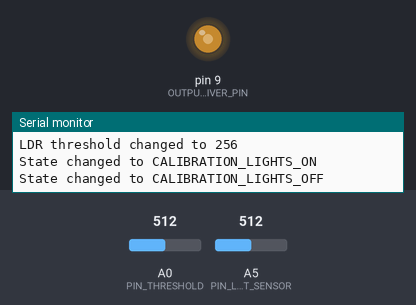
Bench run of a sketch on a simulated Arduino Uno, built with avr-gcc and run on an emulated ATmega328P. Shown: output pins drawn as LEDs (lit = HIGH), the last lines printed to the serial monitor. The test bench sets the inputs (shaded band); at power-on: A5 (PIN_LIGHT_SENSOR) = 512, A0 (PIN_THRESHOLD) = 512. Random numbers use the default seed unless the sketch sets one.

Above: at 1.2 s.
1.3 s: A5 (PIN_LIGHT_SENSOR) set to 270
2.8 s: A5 (PIN_LIGHT_SENSOR) set to 244
At 4.0 s:
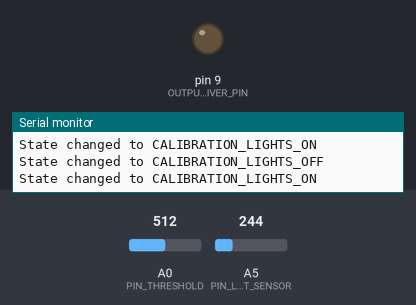
4.3 s: A5 (PIN_LIGHT_SENSOR) set to 306
At 5.2 s:
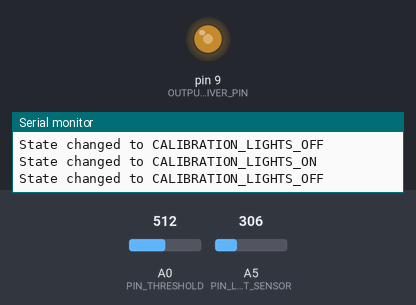
5.8 s: A5 (PIN_LIGHT_SENSOR) set to 122
At 6.4 s:
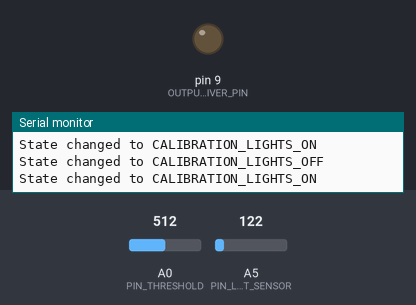
Timing chart, 0 to 8.3 s (numbered marks = the images above; inputs shaded):
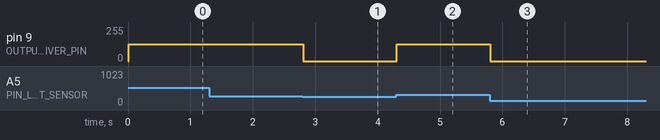

Measured:
- the behaviour switches between 256 and 255 on A5 (PIN_LIGHT_SENSOR) (found by bisection; images 0 and 1)
- after the input at 1.3 s, every drawn part: stays the same
- after the input at 2.8 s, pin 9 (OUTPUT_DRIVER_PIN): 127/255 → 0/255 at once
- after the input at 4.3 s, pin 9 (OUTPUT_DRIVER_PIN): 0/255 → 127/255 at once
- after the input at 5.8 s, pin 9 (OUTPUT_DRIVER_PIN): 127/255 → 0/255 at once

The sketch:

delayed-ldr-controlled-led.ino
```cpp
// (licence header left out)
#include <Arduino_FreeRTOS.h>
#include <avr/power.h>
#include <avr/sleep.h>
#include "config.h"
#include "outdriver.h"
#include "ldrmon.h"

void setup() {
  // put your setup code here, to run once:
  Serial.begin(115200);

  Serial.println("OK");

  pinMode(PIN_LIGHT_SENSOR, INPUT);
  pinMode(PIN_THRESHOLD, INPUT);

  output_driver_init();
  ldrmon_init();

  xTaskCreate(
       ldr_watch_task,
       (const portCHAR *)"LDR",
       128, // Stack size = 128 words (256 bytes)
       NULL, // ???
       2, // Priority (medium)
       NULL
     );
}

void loop() {
}

void ldr_watch_task(void *unused)
{
  Serial.println("ldr_watch_task");
  int prev_ldr = -1;
  int prev_threshold = -1;
  for (;;)
  {
    int threshold = analogRead(PIN_THRESHOLD);
    if (threshold != prev_threshold)
      ldrmon_set_threshold(threshold / THRESHOLD_DIVISOR);
    int ldr = analogRead(PIN_LIGHT_SENSOR);
    if (ldr != prev_ldr || threshold != prev_threshold)
      ldrmon_ldr_changed(ldr);

    prev_threshold = threshold;
    prev_ldr = ldr;
  }
}

void vApplicationIdleHook(void) {
  sleep_enable();

  sleep_mode();

  sleep_disable();
}
```

ldrmon.cpp
```cpp
// (licence header left out)
#include <Arduino.h>
#include <Arduino_FreeRTOS.h>
#include <timers.h>
#include "ldrmon.h"
#include "outdriver.h"
#include "config.h"

// must use this for conversion of durations larger than about 1000ms, due to an integer overflow bug
#define pdMS_TO_TICKS_LONG( xTimeInMs ) ( (TickType_t) ( ( (uint32_t) ( xTimeInMs ) * (uint32_t) configTICK_RATE_HZ) / (uint32_t) 1000 ) )

typedef enum {
  /** External lights are ON */
  HOUSE_LIGHTS_ON,
  /** External lights are OFF */
  HOUSE_LIGHTS_OFF,
  /** Calibration mode; external lights are ON */
  CALIBRATION_LIGHTS_ON,
  /** Calibration mode; external lights are OFF */
  CALIBRATION_LIGHTS_OFF,
} ldrmon_state_t;

#define IN_CALIBRATION_MODE (ldrmon_state >= CALIBRATION_LIGHTS_ON)

static const char* ldrmon_state_names[] = { "HOUSE_LIGHTS_ON", "HOUSE_LIGHTS_OFF", "CALIBRATION_LIGHTS_ON", "CALIBRATION_LIGHTS_OFF", };

/************************ OUTPUT DRIVER SCRIPTS ************************/

/** Script run when house lights go off in calibration mode. */
static const output_driver_script cm_hl_turned_off[] = { ODSC_OUTPUT_HALF, ODSC_END };
/** Script run when house lights come on in calibration mode. */
static const output_driver_script cm_hl_turned_on[] = { ODSC_OUTPUT_OFF, ODSC_END };
/** Script run when calibration mode starts with house lights on */
// With HL *on*, the output driver should currently be OFF.
static const output_driver_script cm_start_with_hl_on[] = {
  ODSC_OUTPUT_HALF, ODSC_DELAY(pdMS_TO_TICKS(100)),   // blink
  ODSC_OUTPUT_OFF, ODSC_DELAY(pdMS_TO_TICKS(100)),  //
  ODSC_OUTPUT_HALF, ODSC_DELAY(pdMS_TO_TICKS(100)),   // blink again
  ODSC_OUTPUT_OFF, ODSC_DELAY(pdMS_TO_TICKS(100)),  //
  ODSC_END
};
/** Script run when calibration mode starts with house lights off */
// With HL *off*, the output driver may be on, or it may be off.
static const output_driver_script cm_start_with_hl_off[] = {
  ODSC_OUTPUT_HALF, ODSC_DELAY(pdMS_TO_TICKS(100)),   // ensure ON for at least 100ms
  ODSC_OUTPUT_OFF, ODSC_DELAY(pdMS_TO_TICKS(100)),  // blink off for 100ms
  ODSC_OUTPUT_HALF, ODSC_DELAY(pdMS_TO_TICKS(100)),   // back on
  ODSC_OUTPUT_OFF, ODSC_DELAY(pdMS_TO_TICKS(100)),  // blink off for 100ms
  ODSC_OUTPUT_HALF, ODSC_DELAY(pdMS_TO_TICKS(100)),   // back on
  ODSC_END
};

/** Script run when house lights go on outside calibration mode */
static const output_driver_script hl_turned_on[] = { ODSC_OUTPUT_OFF, ODSC_END };
/** Script to run when exiting calibration mode with house lights ON */
#define cm_end_with_hl_on cm_start_with_hl_on
/** Script to run when exiting calibration mode with house lights OFF */
// With HL *off*, the ouptut driver will be ON
static const output_driver_script cm_end_with_hl_off[] = {
  ODSC_OUTPUT_OFF, ODSC_DELAY(pdMS_TO_TICKS(100)),  // blink off for 100ms
  ODSC_OUTPUT_HALF, ODSC_DELAY(pdMS_TO_TICKS(100)),   // back on
  ODSC_OUTPUT_OFF, ODSC_DELAY(pdMS_TO_TICKS(100)),  // blink off for 100ms
  ODSC_OUTPUT_HALF, ODSC_DELAY(pdMS_TO_TICKS(100)),   // back on
  ODSC_OUTPUT_OFF,                                  // aaand off again
  ODSC_END
};
/** Script run when house lights go off outside calibration mode */
static const output_driver_script hl_turned_off[] = {
  ODSC_OUTPUT_OFF,
  ODSC_DELAY_RANDOM(pdMS_TO_TICKS_LONG(15000)),
  ODSC_OUTPUT_ON,
  ODSC_END
};

/***********************************************************************/

static ldrmon_state_t ldrmon_state;
static int16_t threshold;
static TimerHandle_t calib_end_timer;

static void calib_end_callback(TimerHandle_t unused);

void ldrmon_init(void) {
  ldrmon_state = HOUSE_LIGHTS_ON;
  threshold = 1025;
  calib_end_timer = xTimerCreate(
                      "CALIB",
                      pdMS_TO_TICKS_LONG(CALIBRATION_MODE_TIMEOUT),
                      pdFALSE, // one-shot
                      0, // timer ID (not used)
                      &calib_end_callback);
  xTimerStop(calib_end_timer, UINT16_MAX);
}

static void calib_end_callback(TimerHandle_t unused) {
  ldrmon_exit_calibration();
}

static void ldrmon_set_state(ldrmon_state_t newState, const output_driver_script *script)
{
  Serial.print("State changed to "); Serial.println(ldrmon_state_names[newState]);
  ldrmon_state = newState;
  output_driver_run_script(script, ODS_PRIO_LOW);
  if (IN_CALIBRATION_MODE)
    xTimerReset(calib_end_timer, UINT16_MAX);
}

void ldrmon_ldr_changed(int16_t ldr) {
  switch (ldrmon_state) {
    case HOUSE_LIGHTS_OFF:
      if (ldr < threshold - HYSTERESIS_ON)
        ldrmon_set_state(HOUSE_LIGHTS_ON, hl_turned_on);
      break;
    case HOUSE_LIGHTS_ON:
      if (ldr >= threshold + HYSTERESIS_OFF)
        ldrmon_set_state(HOUSE_LIGHTS_OFF, hl_turned_off);
      break;
    case CALIBRATION_LIGHTS_OFF:
      if (ldr < threshold)
        ldrmon_set_state(CALIBRATION_LIGHTS_ON, cm_hl_turned_on);
      break;
    case CALIBRATION_LIGHTS_ON:
      if (ldr >= threshold)
        ldrmon_set_state(CALIBRATION_LIGHTS_OFF, cm_hl_turned_off);
      break;
  }
}

/** Sets the threshold for detecting house lights on/off
*/
void ldrmon_set_threshold(int16_t new_threshold) {
  if (threshold - THRESHOLD_HYSTERESIS <= new_threshold && new_threshold <= threshold + THRESHOLD_HYSTERESIS) return;
  Serial.print("LDR threshold changed to "); Serial.println(new_threshold);
  threshold = new_threshold;
  // automatically enter calibration mode as soon as the threshold changes
  ldrmon_start_calibration();
}

/** Enters calibration mode.
   In calibration mode, all hysteresis and delays to the output driver are disabled.
*/
void ldrmon_start_calibration(void) {
  xTimerReset(calib_end_timer, UINT16_MAX);
  if (!IN_CALIBRATION_MODE) {
    if (ldrmon_state == HOUSE_LIGHTS_OFF)
      ldrmon_set_state(CALIBRATION_LIGHTS_OFF, cm_start_with_hl_off);
    else
      ldrmon_set_state(CALIBRATION_LIGHTS_ON, cm_start_with_hl_on);
  }
}

/** Exits calibration mode.
*/
void ldrmon_exit_calibration(void) {
  xTimerStop(calib_end_timer, UINT16_MAX);
  switch (ldrmon_state) {
    case CALIBRATION_LIGHTS_ON:
      output_driver_run_script(cm_end_with_hl_on, ODS_PRIO_HIGH);
      ldrmon_set_state(HOUSE_LIGHTS_ON, hl_turned_on);
      break;
    case CALIBRATION_LIGHTS_OFF:
      output_driver_run_script(cm_end_with_hl_off, ODS_PRIO_HIGH);
      ldrmon_set_state(HOUSE_LIGHTS_OFF, hl_turned_off);
      break;
  }
}
```

ldrmon.h
```cpp
#ifndef __LDRMON_H__
#define __LDRMON_H__

/** ldrmon.h
 *  Header file for the LDR monitoring subsystem.
 *
 *  Copyright (c) 2017 Stephen Oberholtzer, all rights reserved.
 *  Published under the MIT license (see LICENSE.md)
 */

/** Call to initialize the LDR monitoring subsystem. */
void ldrmon_init(void);


/** Call to initialize the LDR monitoring code. */
void ldrmon_set_threshold(void);


/** Call to report that the observed LDR value (or the threshold) has changed
 *
 * @param ldr       The reading from the analog pin connected to the LDR.
 * @param threshold The reading from the analog pin connected to the calibration pot.
 */

void ldrmon_ldr_changed(int16_t ldr);

/** Sets the threshold for detecting house lights on/off.  Will not take effect
 *  until the next call to ldrmon_ldr_changed().
 */
void ldrmon_set_threshold(int16_t new_threshold);

/** Enters calibration mode.
 * In calibration mode, all hysteresis and delays to the output driver are disabled.
 */
void ldrmon_start_calibration(void);

/** Exits calibration mode.
 */
void ldrmon_exit_calibration(void);

#endif // __LDRMON_H__
```

config.h
```cpp
#ifndef __CONFIG_H__
#define __CONFIG_H__

/** config.h
 *  Configuration parameters for the Delayed LDR-Controlled LED sketch
 */


// output pin for driving LEDs
#define   OUTPUT_DRIVER_PIN   9
// if you have an active-low output pin, change this to LOW
#define OUTPUT_DRIVER_ACTIVE_LEVEL  HIGH

#define OUTPUT_DRIVER_ENABLE_PWM    1

// analog pin for the light sensor
#define PIN_LIGHT_SENSOR  A5
// analog pin for the calibration pot
#define PIN_THRESHOLD     A0

// threshold hysteresis: must move at least 3 units for it to register
#define THRESHOLD_HYSTERESIS  4

// it is assumed that LDR has one end connected to ground, in a 'maximum brightness = 0V' configuration

// to register 'house lights are now on', LDR voltage needs to drop below (threshold - HYSTERESIS_ON)
#define HYSTERESIS_ON   0
// to register 'house lights are now off', LDR voltage needs to rise above (threshold + HYSTERESIS_OFF)
#define HYSTERESIS_OFF  5

// threshold divisor
//  If we're using a separate
#define THRESHOLD_DIVISOR 2

// calibration mode idle timeout (in milliseconds)
// after no changes have been made to the configured threshold for that long,
// we automatically exit calibration mode.
#define CALIBRATION_MODE_TIMEOUT  5000


#endif // __CONFIG_H__
```

outdriver.cpp
```cpp
// (licence header left out)
#include <Arduino.h>
#include <Arduino_FreeRTOS.h>
#include "outdriver.h"
#include "config.h"

#define DEBUG_PRINT   while(0)Serial.print
#define DEBUG_PRINTLN while(0)Serial.println

#define ODS_PRIO_NONE 0

static void output_driver_task(void *unused);

static volatile const output_driver_script *cur_script = NULL;
static volatile uint8_t cur_script_prio = ODS_PRIO_NONE;

static volatile const output_driver_script *next_script = NULL;
static volatile uint8_t next_script_prio = ODS_PRIO_NONE;

static TaskHandle_t h_output_driver_task = NULL;

void output_driver_init(void)
{
  pinMode(OUTPUT_DRIVER_PIN, OUTPUT);
  digitalWrite(OUTPUT_DRIVER_PIN, LOW);

  xTaskCreate(
                           output_driver_task,
                           (const portCHAR *)"ODS",
                           128, // Stack size = 128 words (256 bytes)
                           NULL, // ???
                           3, // Priority (high)
                           &h_output_driver_task
                         );
}

/* if we were doing more work, or we needed higher levels of concurrency,
   I'd use a proper semaphore/mutex here.  But we don't, so there's no point
   wasting the RAM or code space.
*/
#define cur_script_lock   noInterrupts
#define cur_script_unlock interrupts

void output_driver_run_script(const output_driver_script *script, uint8_t priority)
{
  /* we must not queue an empty script, it will break get_next_script_command() */
  if (script == NULL || *script == ODSC_END)
    return;

  bool notify_parent = false;
  cur_script_lock();
  // if the priority is greater than or equal to the currently running script,
  // we replace the running script right now
  if (priority >= cur_script_prio)
  {
    cur_script = script;
    cur_script_prio = priority;
    notify_parent = true;
    goto out;
  }
  // ok, well, if the priority is greater than or equal to the queued script,
  // we replace the queued script
  if (priority >= next_script_prio)
  {
    next_script = script;
    next_script_prio = priority;
  }
out:
  cur_script_unlock();

  if (notify_parent)
    xTaskNotifyGive(h_output_driver_task);
    }

  /** Gets the next script command to be executed. */
  static output_driver_script get_next_script_command(void)
{
  output_driver_script ret;

  cur_script_lock();
  if (cur_script == NULL)
  {
    cur_script_unlock();
    return ODSC_END;
  }
  ret = *cur_script++;
  if (ret == ODSC_END) {
    // end of the current script
    if (next_script_prio > ODS_PRIO_NONE) {
      // but there's one queued -- run it now
      cur_script = next_script;
      cur_script_prio = next_script_prio;
      next_script_prio = ODS_PRIO_NONE;
      // note that ret will never be ODSC_END here
      // we blocked that at the beginning of output_driver_run_script()
      ret = *cur_script++;
    } else {
      // there is no longer a current script queued
      cur_script_prio = ODS_PRIO_NONE;
    }
  }
  cur_script_unlock();
  return ret;
}

static void output_driver_task(void *unused)
{
  for (;;)
  {
    output_driver_script cmd = get_next_script_command();
    DEBUG_PRINTLN(cmd, HEX);
    if (ODSC_IS_DELAY(cmd)) {
      // process a 'delay' command
      uint16_t delay_value = ODSC_GET_DELAY(cmd);
      if (ODSC_IS_DELAY_RANDOM(cmd)) {
        DEBUG_PRINTLN("ODSC_DELAY_RANDOM");
        delay_value = random() % delay_value;
      } else {
        DEBUG_PRINTLN("ODSC_DELAY");
      }
      DEBUG_PRINT("Delaying "); DEBUG_PRINTLN(delay_value);
      ulTaskNotifyTake(pdTRUE, delay_value);
    } else {
      // process a non-delay command
      switch (cmd & 0xFF) {
        case ODSC_END:
          DEBUG_PRINTLN("ODSC_END");
          // wait indefinitely
          ulTaskNotifyTake(pdTRUE, (TickType_t) - 1);
          break;
#if OUTPUT_DRIVER_ENABLE_PWM
        case ODSC_OUTPUT_HALF:
          DEBUG_PRINTLN("ODSC_OUTPUT_HALF");
          analogWrite(OUTPUT_DRIVER_PIN, 127);
          break;
#endif
        case ODSC_OUTPUT_ON:
        case ODSC_OUTPUT_OFF:
          DEBUG_PRINTLN( (cmd == ODSC_OUTPUT_ON) ? "ODSC_OUTPUT_ON" : "ODSC_OUTPUT_OFF");
          digitalWrite(OUTPUT_DRIVER_PIN, (cmd & 1));
          break;
      }
    }
  } // infinite for(;;) loop
}
```

outdriver.h
```cpp
#ifndef __OUTDRIVER_H__
#define __OUTDRIVER_H__

#include "config.h"

/** outdriver.h
 *  Header file for the output driver subsystem.
 *
 *  Copyright (c) 2017 Stephen Oberholtzer, all rights reserved.
 *  Published under the MIT license (see LICENSE.md)
 */

/** Script command types:
 *  - Delay a specified amount of time  (0x8000 | x) where x is a 14-bit unsigned integer containing the number of ticks to delay
 *  - Delay a random amount of time, up to a specified limit (0xC000 | x) where x is a 14-bit unsigned integer containing the maximum number of ticks to delay
 *  - Output ON (0x0001)
 *  - Output OFF (0x0002)
 *  - End of script (0x0000)
 */

/* Output driver script commands */
#define ODSC_DELAY_MASK        0x8000
#define ODSC_DELAY_RANDOM_MASK 0x4000
#define ODSC_DELAY_VALUE_MASK 0x3FFF
#define ODSC_DELAY(x)         (ODSC_DELAY_MASK | (x))
#define ODSC_DELAY_RANDOM(x)  (ODSC_DELAY_RANDOM_MASK | ODSC_DELAY(x))

#define ODSC_IS_DELAY(x)  ((x) & ODSC_DELAY_MASK)
#define ODSC_IS_DELAY_RANDOM(x) ((x) & ODSC_DELAY_RANDOM_MASK)
#define ODSC_GET_DELAY(x) ((x) & ODSC_DELAY_VALUE_MASK)

#define ODSC_END          0x0000
#define ODSC_OUTPUT_ON    ((0x0002)|(OUTPUT_DRIVER_ACTIVE_LEVEL))
#define ODSC_OUTPUT_OFF   ((0x0002)|(OUTPUT_DRIVER_ACTIVE_LEVEL^HIGH))

#if OUTPUT_DRIVER_ENABLE_PWM
#define ODSC_OUTPUT_HALF  0x0005
#else
#define ODSC_OUTPUT_HALF  ODSC_OUTPUT_ON
#endif


#define ODS_PRIO_HIGH   2
#define ODS_PRIO_LOW    1

typedef uint16_t output_driver_script;

/** Call to initialize the output driver code. */
void output_driver_init(void);

/** Call to run a script against the output driver.
 *
 * @param script The script to be run.
 * @param priority The priority of the script (ODS_PRIO_HIGH or ODS_PRIO_LOW).
 *                 If the new script is of greater or equal priority to the currently running script,
 *                 the currently running script will be replaced.  Otherwise, the new script will be
 *                 queued until the current script finishes running.
 */
void output_driver_run_script(const output_driver_script *script, uint8_t priority);

#endif // __OUTDRIVER_H__
```
